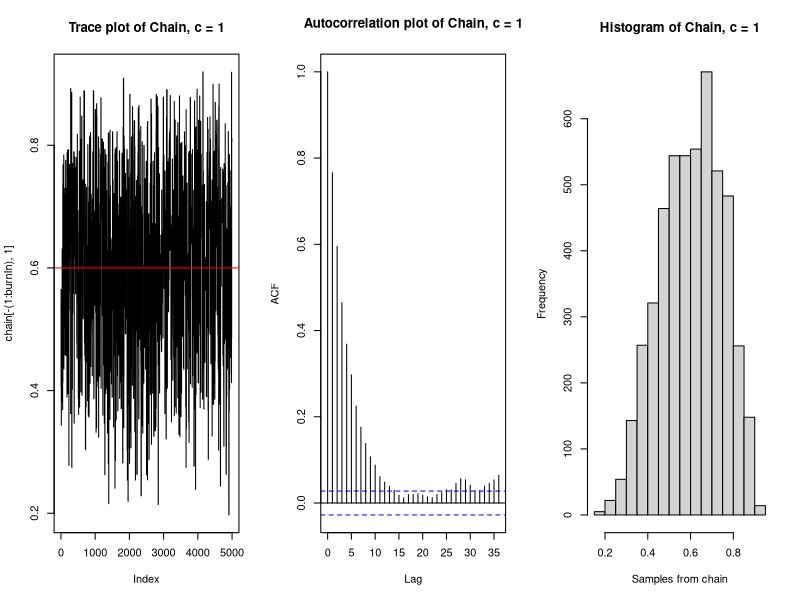
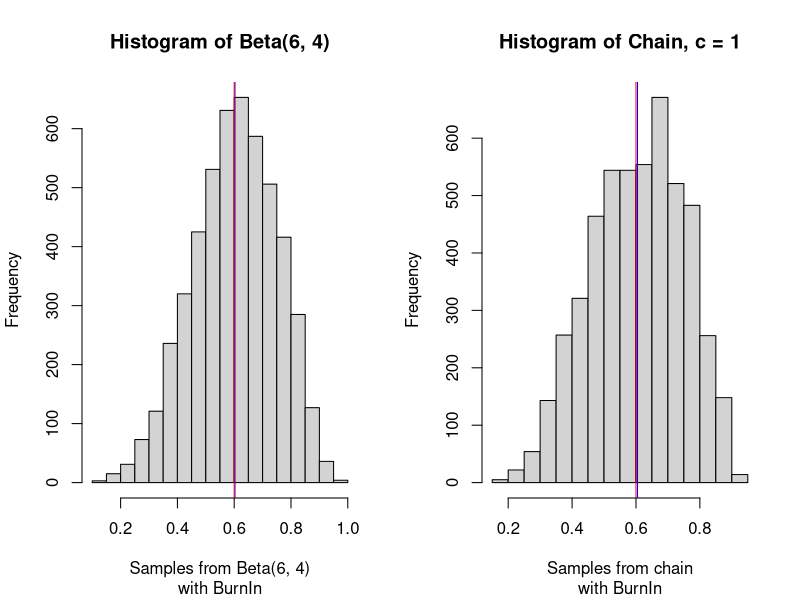
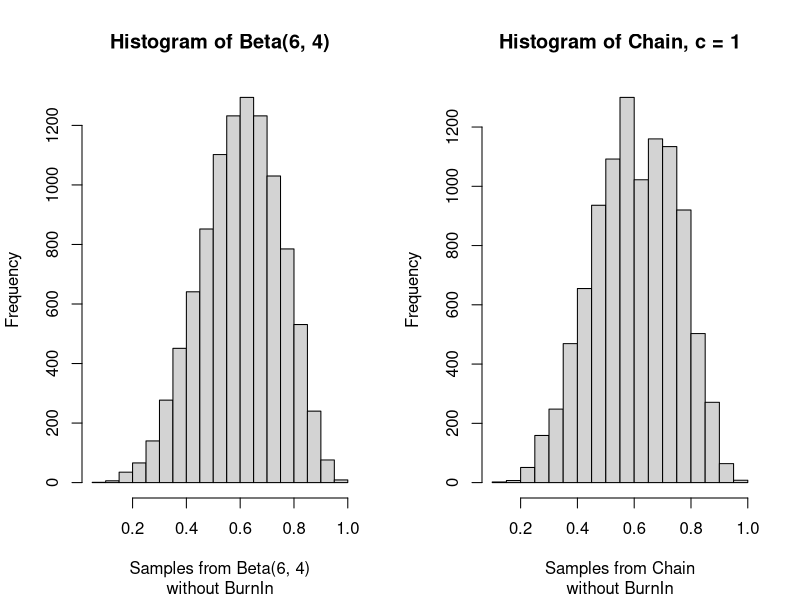
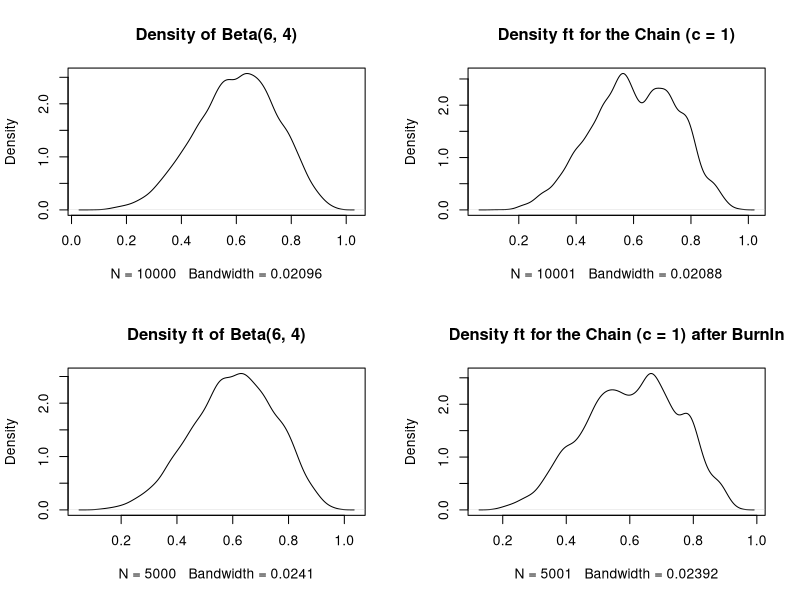
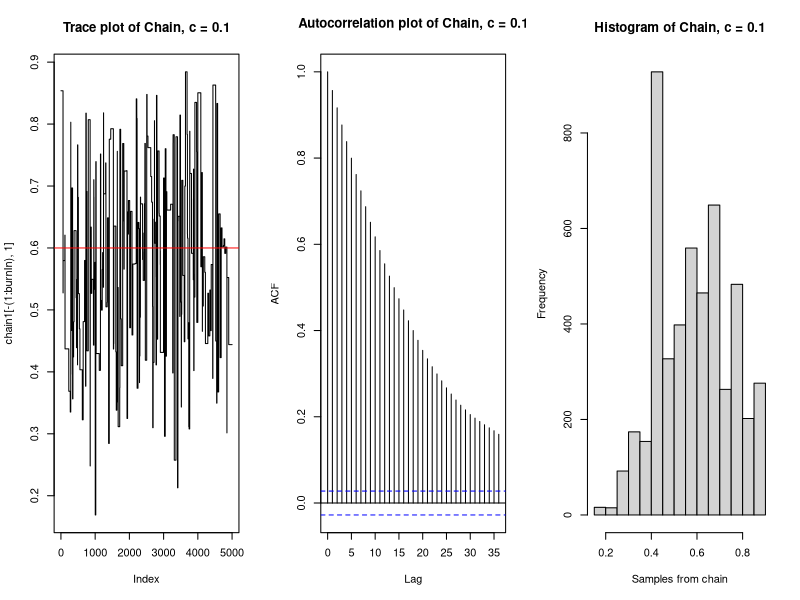
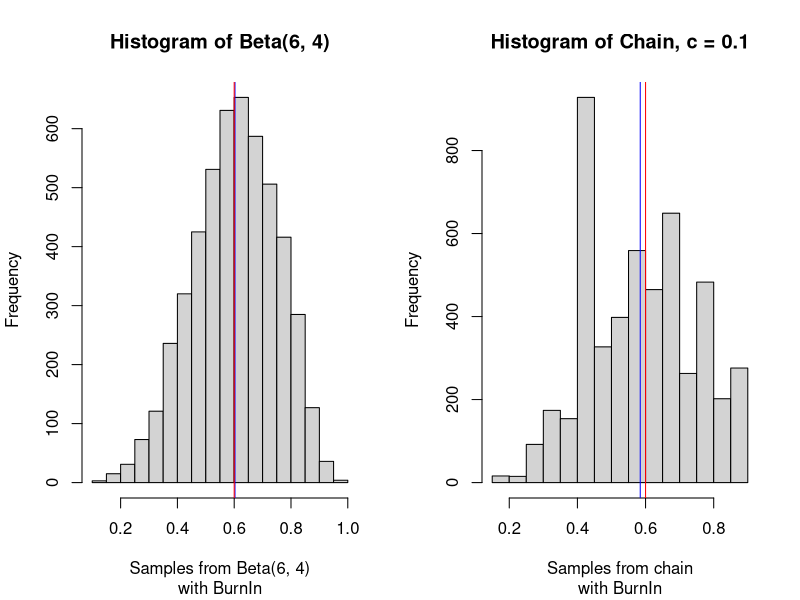
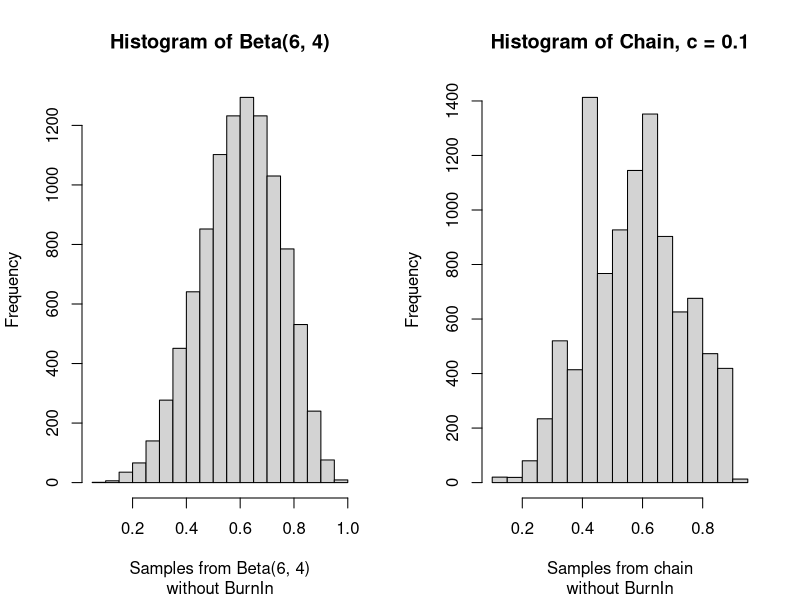
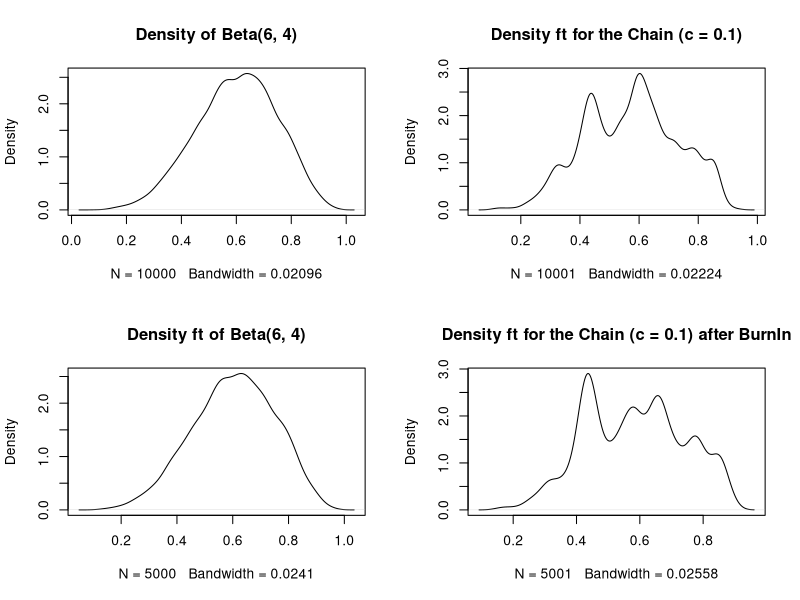

The R source for these figures, in order:
## ---- chunk 1
knitr::opts_chunk$set(echo = TRUE)
## ---- chunk 2
a <- 6
b <- 4

likelihood <- function(param){
  singlelikelihoods = dbeta(param, a, b, log = T)
  return(singlelikelihoods)
}

prior <- function(param){
  pr = dunif(param, min=0, max=1, log = T)
  return(pr)
}

posterior <- function(param){
  return (exp(likelihood(param) + prior(param)))
}
## ---- chunk 3
metropolis_MCMC <- function(startvalue, iterations, c){
  chain = array(dim = c(iterations+1,1))
  chain[1,] = startvalue
  for (i in 1:iterations){
    proposal = rbeta(1, c*chain[i,], c*(1-chain[i,]))
    probab = (posterior(proposal)*dbeta(chain[i,],c*proposal,c*(1-proposal)))/
      (posterior(chain[i,])*dbeta(proposal, c*chain[i,], c*(1-chain[i,])))
    if (runif(1) < probab){
      chain[i+1,] = proposal
    }else{
      chain[i+1,] = chain[i,]
    }
  }
  return(chain)
}
## ---- chunk 4
startvalue <- runif(1, 0, 1)
chain=metropolis_MCMC(startvalue, 10000, c=1)
test <- rbeta(10000, 6, 4)
## ---- chunk 5
# Performance of the sampler: c = 1 with BurnIn
par(mfrow=c(1,3))
test2 <- test[5001:10000]
burnIn = 5000
acceptance = 1-mean(duplicated(chain[-(1:burnIn),]))
plot(chain[-(1:burnIn),1], type='l', main = "Trace plot of Chain, c = 1")
abline(h=0.6, col="red")
acf(chain[-(1:burnIn),1], main = "Autocorrelation plot of Chain, c = 1")
hist(chain[-(1:burnIn),1], xlab = "Samples from chain", main = "Histogram of Chain, c = 1") 
## ---- chunk 6
# Histogram of the target distribution Beta(6,4) vs. the Chain with burnIn
par(mfrow=c(1,2))
hist(test2, xlab = "Samples from Beta(6, 4)", main = "Histogram of Beta(6, 4)", 
     sub = "with BurnIn")
abline(v=mean(test2), col="blue")
abline(v=0.6, col="red")
hist(chain[-(1:burnIn),1], xlab = "Samples from chain", main = "Histogram of Chain, c = 1"
     , sub = "with BurnIn") 
abline(v = mean(chain[-(1:burnIn),1]), col="blue")
abline(v=0.6, col="red")
## ---- chunk 7
# Histogram of the chain vs. the target distribution Beta(6,4) without BurnIn
par(mfrow=c(1,2))
hist(test, xlab = "Samples from Beta(6, 4)", main = "Histogram of Beta(6, 4)", 
     sub = "without BurnIn")

hist(chain, xlab = "Samples from Chain", main = "Histogram of Chain, c = 1", 
     sub = "without BurnIn")
## ---- chunk 8
par(mfrow = c(2,2))
plot(density(test), main = "Density of Beta(6, 4)")
plot(density(chain), main = "Density ft for the Chain (c = 1)")
plot(density(test2), main = "Density ft of Beta(6, 4)")
plot(density(chain[-(1:burnIn),1]), main = "Density ft for the Chain (c = 1) after BurnIn")
## ---- chunk 9
# Kolmogorov-Smirnov Test
chainks <- sort(chain[-(1:burnIn),1])
ks.test(chainks, "pbeta", 6, 4)
## ---- chunk 10
set.seed(1)
# Performance of the sampler: c = 0.1
chain1=metropolis_MCMC(startvalue, 10000, c=0.1)
par(mfrow=c(1,3))
acceptance1 = 1-mean(duplicated(chain1[-(1:burnIn),]))
plot(chain1[-(1:burnIn),1], type='l', main = "Trace plot of Chain, c = 0.1")
abline(h=0.6, col="red")
acf(chain1[-(1:burnIn),1], main = "Autocorrelation plot of Chain, c = 0.1")
hist(chain1[-(1:burnIn),1], xlab = "Samples from chain", 
     main = "Histogram of Chain, c = 0.1") 

# Histogram of the target distribution Beta(6,4) vs. the Chain after burnIn
par(mfrow=c(1,2))
hist(test2, xlab = "Samples from Beta(6, 4)", main = "Histogram of Beta(6, 4)", 
     sub = "with BurnIn")
abline(v=mean(test2), col="blue")
abline(v=0.6, col="red")
hist(chain1[-(1:burnIn),1], xlab = "Samples from chain", 
     main = "Histogram of Chain, c = 0.1", sub = "with BurnIn") 
abline(v = mean(chain1[-(1:burnIn),1]), col="blue")
abline(v=0.6, col="red")

# Histogram of the chain vs. the target distribution Beta(6,4) without BurnIn
par(mfrow=c(1,2))
hist(test, xlab = "Samples from Beta(6, 4)", main = "Histogram of Beta(6, 4)",
     sub = "without BurnIn")
hist(chain1, xlab = "Samples from chain", main = "Histogram of Chain, c = 0.1", 
     sub = "without BurnIn")

par(mfrow = c(2,2))
plot(density(test), main = "Density of Beta(6, 4)")
plot(density(chain1), main = "Density ft for the Chain (c = 0.1)")
plot(density(test2), main = "Density ft of Beta(6, 4)")
plot(density(chain1[-(1:burnIn),1]), main = "Density ft for the Chain (c = 0.1) after BurnIn")

# Kolmogorov-Smirnov statistic
chain1ks <- sort(chain1[-(1:burnIn),1])
ks.test(chain1ks, "pbeta", 6, 4)

## ---- chunk 11
set.seed(2)
# Performance of the sampler: c = 2.5
chain2=metropolis_MCMC(startvalue, 10000, c=2.5)
par(mfrow=c(1,3))
acceptance2 = 1-mean(duplicated(chain2[-(1:burnIn),]))
plot(chain2[-(1:burnIn),1], type='l', main = "Trace plot of Chain, c = 2.5")
abline(h=0.6, col="red")
acf(chain2[-(1:burnIn),1], main = "Autocorrelation plot of Chain, c = 2.5")
hist(chain2[-(1:burnIn),1], xlab = "Samples from chain", 
     main = "Histogram of Chain, c = 2.5") 

# Histogram of the target distribution Beta(6,4) vs. the Chain after burnIn
par(mfrow=c(1,2))
hist(test2, xlab = "Samples from Beta(6, 4)", main = "Histogram of Beta(6, 4)",
     sub = "with BurnIn")
abline(v=mean(test2), col="blue")
abline(v=0.6, col="red")
hist(chain2[-(1:burnIn),1], xlab = "Samples from chain", 
     main = "Histogram of Chain, c = 2.5", sub = "with BurnIn") 
abline(v = mean(chain2[-(1:burnIn),1]), col="blue")
abline(v=0.6, col="red")

# Histogram of the chain vs. the target distribution Beta(6,4) without BurnIn
hist(test, xlab = "Samples from Beta(6, 4)", main = "Histogram of Beta(6, 4)", 
     sub = "without BurnIn")
hist(chain2, xlab = "Samples from chain", main = "Histogram of Chain, c = 2.5", 
     sub = "without BurnIn")

par(mfrow = c(2,2))
plot(density(test), main = "Density of Beta(6, 4)")
plot(density(chain2), main = "Density ft for the Chain (c = 2.5)")
plot(density(test2), main = "Density ft of Beta(6, 4)")
plot(density(chain2[-(1:burnIn),1]), main = "Density ft for the Chain (c = 2.5) after BurnIn")

# Kolmogorov-Smirnov statistic
chain2ks <- sort(chain2[-(1:burnIn),1])
ks.test(chain2ks, "pbeta", 6, 4)

## ---- chunk 12
set.seed(3)
# Performance of the sampler: c = 10
chain3=metropolis_MCMC(startvalue, 10000, c=10)
par(mfrow=c(1,3))
acceptance3 = 1-mean(duplicated(chain3[-(1:burnIn),]))
plot(chain3[-(1:burnIn),1], type='l', main = "Trace plot of Chain, c = 10")
abline(h=0.6, col="red")
acf(chain3[-(1:burnIn),1], main = "Autocorrelation plot of Chain, c = 10")
hist(chain3[-(1:burnIn),1], xlab = "Samples from chain", 
     main = "Histogram of Chain, c = 10") 

# Histogram of the target distribution Beta(6,4) vs. the Chain after burnIn
hist(test2, xlab = "Samples from Beta(6, 4)", main = "Histogram of Beta(6, 4)",
     sub = "with BurnIn")
abline(v=mean(test2), col="blue")
abline(v=0.6, col="red")
hist(chain3[-(1:burnIn),1], xlab = "Samples from chain", 
     main = "Histogram of Chain, c = 10", sub = "with BurnIn") 
abline(v = mean(chain3[-(1:burnIn),1]), col="blue")
abline(v=0.6, col="red")

# Histogram of the chain vs. the target distribution Beta(6,4) without BurnIn
par(mfrow=c(1,2))
hist(test, xlab = "Samples from Beta(6, 4)", main = "Histogram of Beta(6, 4)",
     sub = "without BurnIn")
hist(chain3, xlab = "Samples from chain", main = "Histogram of Chain, c = 10",
     sub = "without BurnIn")

par(mfrow = c(2,2))
plot(density(test), main = "Density of Beta(6, 4)")
plot(density(chain3), main = "Density ft for the Chain (c = 10)")
plot(density(test2), main = "Density ft of Beta(6, 4)")
plot(density(chain3[-(1:burnIn),1]), main = "Density ft for the Chain (c = 10) after BurnIn")

# Kolmogorov-Smirnov statistic
chain3ks <- sort(chain3[-(1:burnIn),1])
ks.test(chain3ks, "pbeta", 6, 4)

## ---- chunk 13
acceptance
acceptance1
acceptance2
acceptance3

par(mfrow=c(2,2))
acf(chain[-(1:burnIn),1], main = "ACF for c = 1")
acf(chain1[-(1:burnIn),1], main = "ACF for c = 0.1")
acf(chain2[-(1:burnIn),1], main = "ACF for c = 2.5")
acf(chain3[-(1:burnIn),1], main = "ACF for c = 10")
